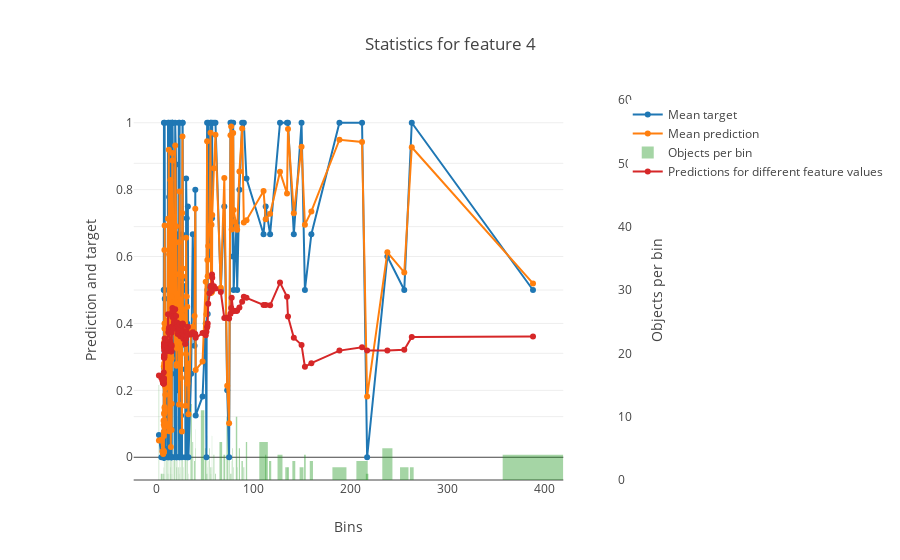

Notebook source saved alongside this figure:
### Markdown cell above
#### Float feature

### Code cell
feature = 'Fare'
res = titanic_model.get_binarized_statistics(titanic_train, titanic_train_target, feature, plot=True, 
                                             thread_count=4)

### Figure 1 — Plotly figure (JSON) as saved in the notebook; plotly's stock layout.template omitted (floating-point values rounded to 4 significant figures; data arrays with more than 128 entries replaced by an {"elided": "..."} marker saying what was removed)
{"data": [{"mode": "lines+markers", "name": "Mean target", "type": "scatter", "uid": "209856dc-a722-48a0-bad9-bb58e2f79d92", "x": {"elided": "150 float values"}, "xaxis": "x", "y": {"elided": "151 float values"}, "yaxis": "y"}, {"mode": "lines+markers", "name": "Mean prediction", "type": "scatter", "uid": "dbc22c89-bfc7-482f-bcc4-20c4305ab160", "x": {"elided": "150 float values"}, "xaxis": "x", "y": {"elided": "151 float values"}, "yaxis": "y"}, {"marker": {"color": "rgba(30, 150, 30, 0.4)"}, "name": "Objects per bin", "type": "bar", "uid": "c17af31e-8f02-4151-9b6d-035e57c3098c", "width": {"elided": "151 float values"}, "x": {"elided": "150 float values"}, "xaxis": "x", "y": {"elided": "151 int values"}, "yaxis": "y2"}, {"mode": "lines+markers", "name": "Predictions for different feature values", "type": "scatter", "uid": "5cd2789a-07d7-44ac-99fc-15e906f0b6c2", "x": {"elided": "150 float values"}, "xaxis": "x", "y": {"elided": "150 float values"}, "yaxis": "y"}], "layout": {"title": {"text": "Statistics for feature 4"}, "xaxis": {"domain": [0.1, 0.9], "title": {"text": "Bins"}}, "yaxis": {"overlaying": "y2", "side": "left", "title": {"text": "Prediction and target"}}, "yaxis2": {"position": 1, "side": "right", "title": {"text": "Objects per bin"}}}}
